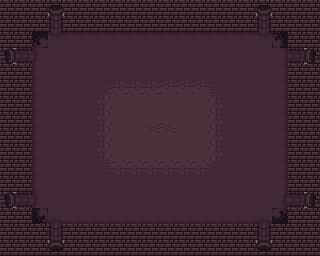

The image is a tile-based game level rendered from a .tmx file. Its description and complete source (layers, tilesets, objects, tile grids) follow:
An orthogonal 20x16 tile map with 16x16 px tiles, 3 tile layers (Tile Layer 1, Tile Layer 2, Tile Layer 3).

<map version="1.8" tiledversion="1.8.4" orientation="orthogonal" renderorder="right-down" width="20" height="16" tilewidth="16" tileheight="16" infinite="0" nextlayerid="5" nextobjectid="1">
 <tileset firstgid="1" source="tiles.tsx" />
 <layer id="1" name="Tile Layer 1" width="20" height="16">
  <data encoding="csv">
18,18,18,18,18,18,18,18,18,18,18,18,18,18,18,18,18,34,18,18,
18,18,18,0,18,18,18,18,18,18,18,18,18,18,18,18,71,18,18,18,
18,18,33,33,33,33,33,33,33,33,33,33,33,33,33,33,33,33,18,2684354594,
18,18,1610612769,51,51,51,51,51,51,51,51,51,51,51,51,51,51,2684354593,18,18,
18,18,1610612769,51,51,51,51,51,51,51,51,51,51,51,51,51,51,2684354593,18,18,
18,18,1610612769,51,51,51,97,98,98,98,99,99,99,100,51,51,51,2684354593,18,18,
18,18,1610612769,51,51,51,1610612834,117,117,117,117,117,117,2684354658,51,51,51,2684354593,18,18,
18,18,1610612769,51,51,51,1610612834,117,117,114,115,117,117,2684354658,51,51,51,2684354593,18,18,
18,18,1610612769,51,51,51,1610612834,117,117,3221225587,3221225587,117,117,2684354658,51,51,51,2684354593,18,18,
18,18,1610612769,51,51,51,1610612834,117,117,117,117,117,117,2684354658,51,51,51,2684354593,18,18,
18,18,1610612769,51,51,51,3221225572,3221225570,3221225570,3221225570,3221225570,3221225570,3221225570,2684354660,51,51,51,2684354593,18,18,
18,18,1610612769,51,51,51,51,51,51,51,51,51,51,51,51,51,51,2684354593,18,18,
18,18,1610612769,51,51,51,51,51,51,51,51,51,51,51,51,51,51,2684354593,18,18,
18,18,6,3221225505,3221225505,3221225505,3221225505,3221225505,3221225505,3221225505,3221225505,3221225505,3221225505,3221225505,3221225505,3221225505,3221225505,6,18,18,
18,18,18,18,18,18,18,18,18,18,18,18,18,18,18,18,18,18,18,18,
18,18,18,18,18,18,18,18,18,18,18,18,18,18,18,18,18,18,18,18
</data>
 </layer>
 <layer id="2" name="Tile Layer 2" width="20" height="16">
  <data encoding="csv">
0,0,0,55,0,0,0,0,0,0,0,0,0,0,0,0,55,18,0,0,
0,0,0,71,0,0,0,0,0,0,0,0,0,0,0,0,71,0,0,0,
0,0,121,87,0,0,0,0,0,0,0,0,0,0,0,0,87,2684354681,0,18,
1610612791,1610612807,1610612823,0,0,0,0,0,0,0,0,0,0,0,0,0,0,0,536870983,3758096439,
0,0,0,0,0,0,0,0,0,0,0,0,0,0,0,0,0,0,0,0,
0,0,0,0,0,0,0,0,0,0,0,0,0,0,0,0,0,0,0,0,
0,0,0,0,0,0,0,0,0,0,0,0,0,0,0,0,0,0,0,0,
0,0,0,0,0,0,0,0,0,0,0,0,0,0,0,0,0,0,0,0,
0,0,0,0,0,0,0,0,0,0,0,0,0,0,0,0,0,0,0,0,
0,0,0,0,0,0,0,0,0,0,0,0,0,0,0,0,0,0,0,0,
0,0,0,0,0,0,0,0,0,0,0,0,0,0,0,0,0,0,0,0,
0,0,0,0,0,0,0,0,0,0,0,0,0,0,0,0,0,0,0,0,
1610612791,1610612807,1610612823,0,0,0,0,0,0,0,0,0,0,0,0,0,0,2684354647,536870983,3758096439,
0,0,1610612857,3221225559,0,0,0,0,0,0,0,0,0,0,0,0,3221225559,3221225593,0,0,
0,0,0,2147483719,0,0,0,0,0,0,0,0,0,0,0,0,2147483719,0,0,0,
0,0,0,3221225527,0,0,0,0,0,0,0,0,0,0,0,0,1073741879,0,0,0
</data>
 </layer>
 <layer id="4" name="Tile Layer 3" width="20" height="16">
  <data encoding="csv">
0,0,0,0,0,0,0,0,0,0,0,0,0,0,0,0,0,0,0,0,
0,0,0,0,0,0,0,0,0,0,0,0,0,0,0,0,0,0,0,0,
0,0,0,0,0,0,0,0,0,0,0,0,0,0,0,0,0,0,0,0,
0,0,0,0,0,0,0,0,0,0,0,0,0,0,0,0,0,0,0,0,
0,0,0,0,0,0,0,0,0,0,0,0,0,0,0,0,0,0,0,0,
0,0,0,0,0,0,0,0,0,0,0,0,0,0,0,0,0,0,0,0,
0,0,0,0,0,0,0,0,0,0,0,0,0,0,0,0,0,0,0,0,
0,0,0,0,0,0,0,0,0,0,0,0,0,0,0,0,0,0,0,0,
0,0,0,0,0,0,0,0,0,0,0,0,0,0,0,0,0,0,0,0,
0,0,0,0,0,0,0,0,0,0,0,0,0,0,0,0,0,0,0,0,
0,0,0,0,0,0,0,0,0,0,0,0,0,0,0,0,0,0,0,0,
0,0,0,0,0,0,0,0,0,0,0,0,0,0,0,0,0,0,0,0,
0,0,0,0,0,0,0,0,0,0,0,0,0,0,0,0,0,0,0,0,
0,0,0,0,0,0,0,0,0,0,0,0,0,0,0,0,0,0,0,0,
0,0,0,0,0,0,0,0,0,0,0,0,0,0,0,0,0,0,0,0,
0,0,0,0,0,0,0,0,0,0,0,0,0,0,0,0,0,0,0,0
</data>
 </layer>
</map>
